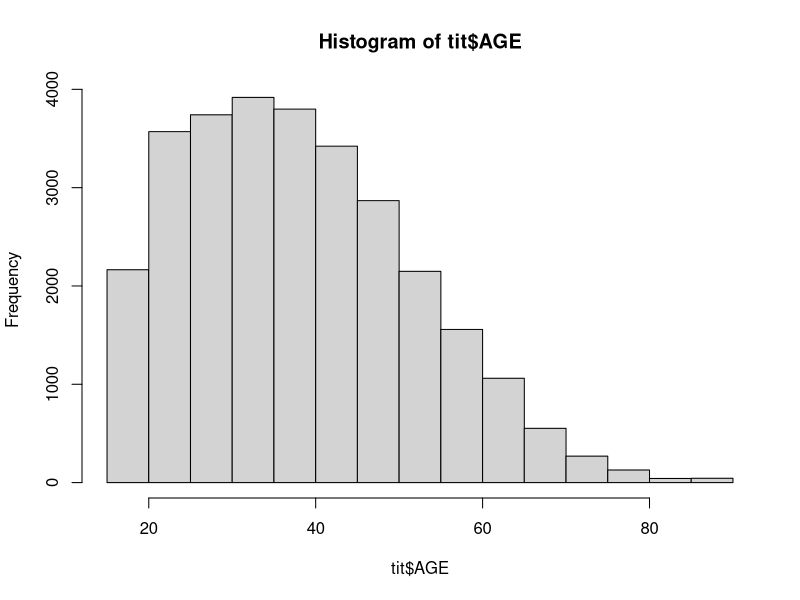
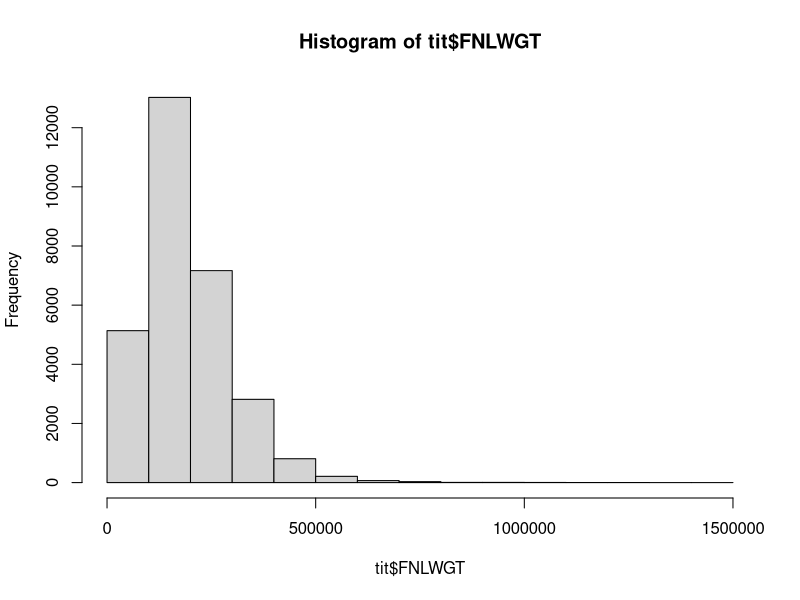
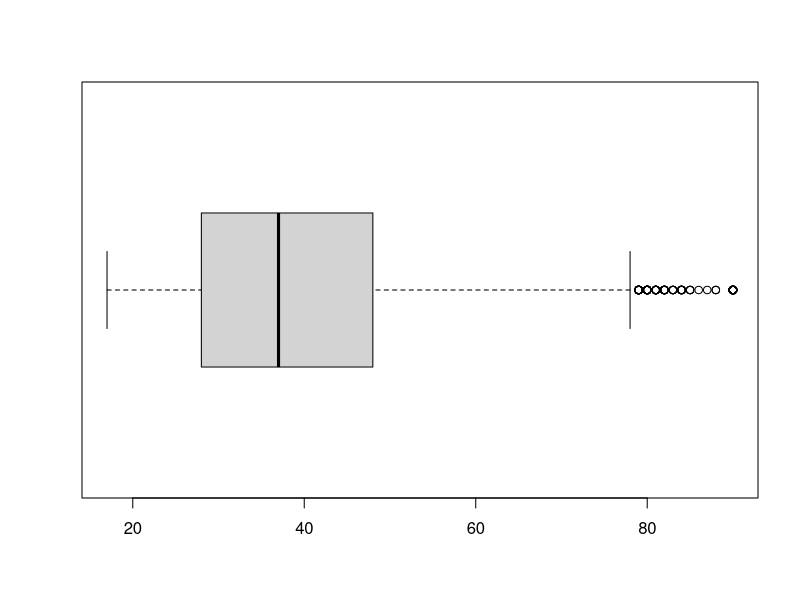
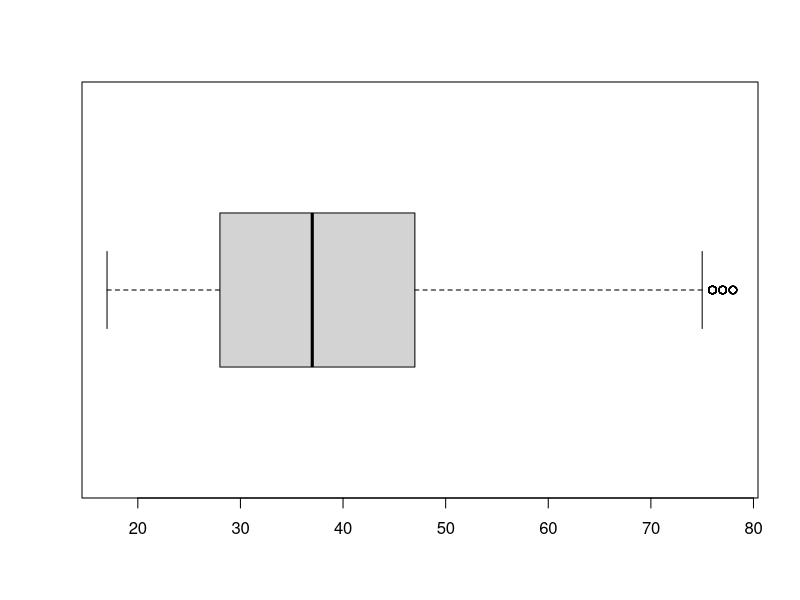
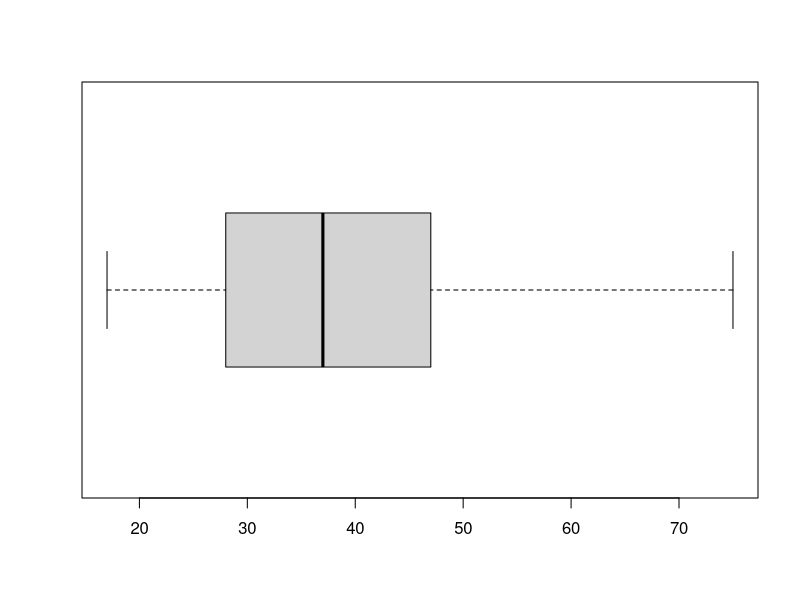

These figures' R source, in order:
## ---- chunk 1
knitr::opts_chunk$set(echo = TRUE)
## ---- chunk 2
library(dplyr)
wd = setwd("C:/Users/Javiera/Desktop/RAMOS 2021/Minería/proyectos_mineria/Actividad_A3")

tit = read.csv("titanic.csv")
head(tit)

## ---- chunk 3
tit <- subset(tit, select = c(AGE, FNLWGT))
head(tit)
## ---- chunk 4
hist(tit$AGE)
hist(tit$FNLWGT)
## ---- chunk 5

#attach(tit)

boxplot(tit$AGE, horizontal = TRUE)

## ---- chunk 6
stats_att = boxplot.stats(tit$AGE)

stats_att
## ---- chunk 7
tit2_age <- tit$AGE[tit$AGE < 79]
#length(AGE) - length(tit2_age)

att2 = boxplot(tit2_age, horizontal = TRUE)
stats_att = boxplot.stats(tit2_age)
stats_att


## ---- chunk 8
tit3_age <- tit$AGE[tit$AGE < 76]
#length(AGE) - length(tit2_age)

att3 = boxplot(tit3_age, horizontal = TRUE)
stats_att = boxplot.stats(tit3_age)
stats_att


